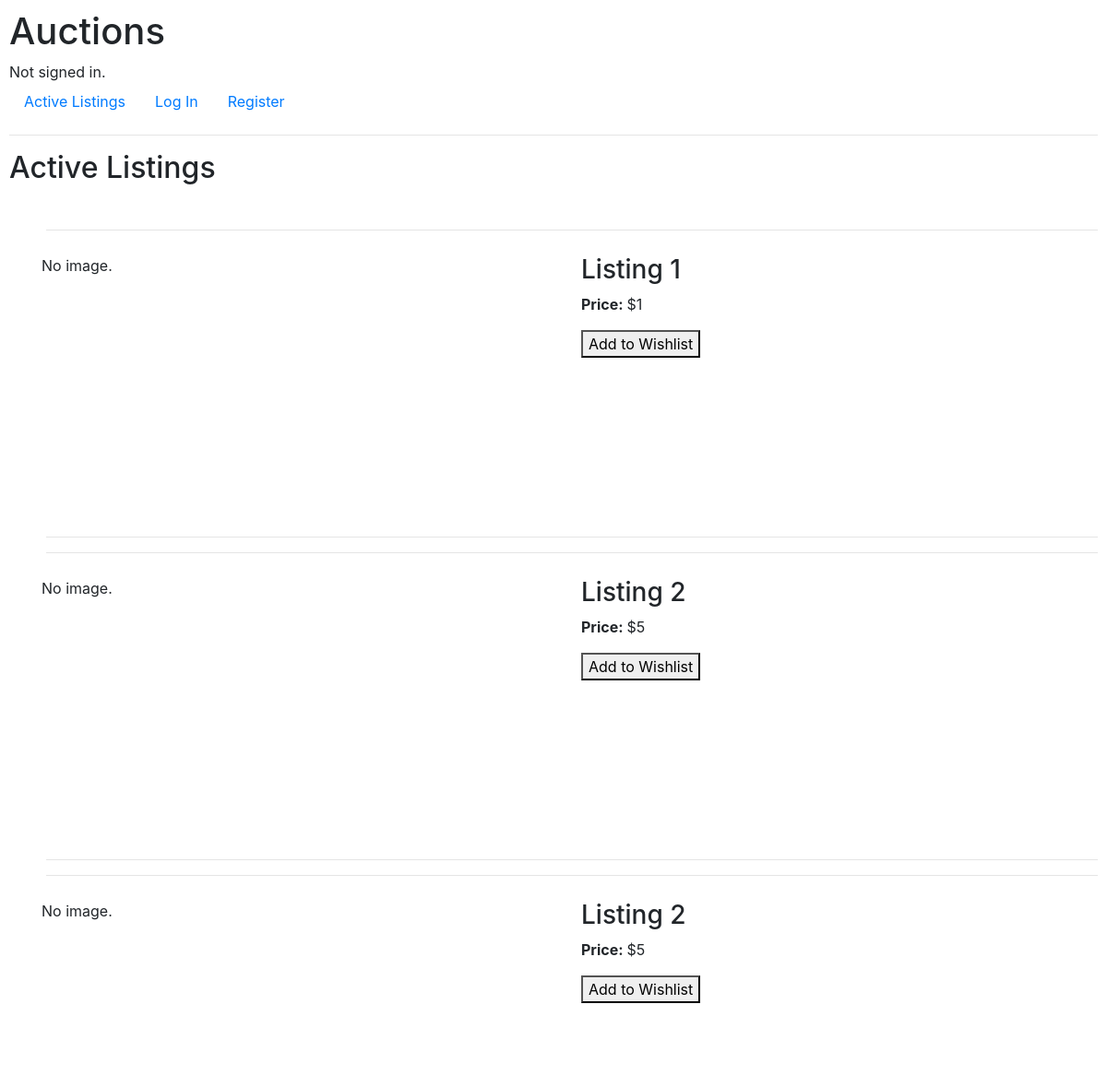
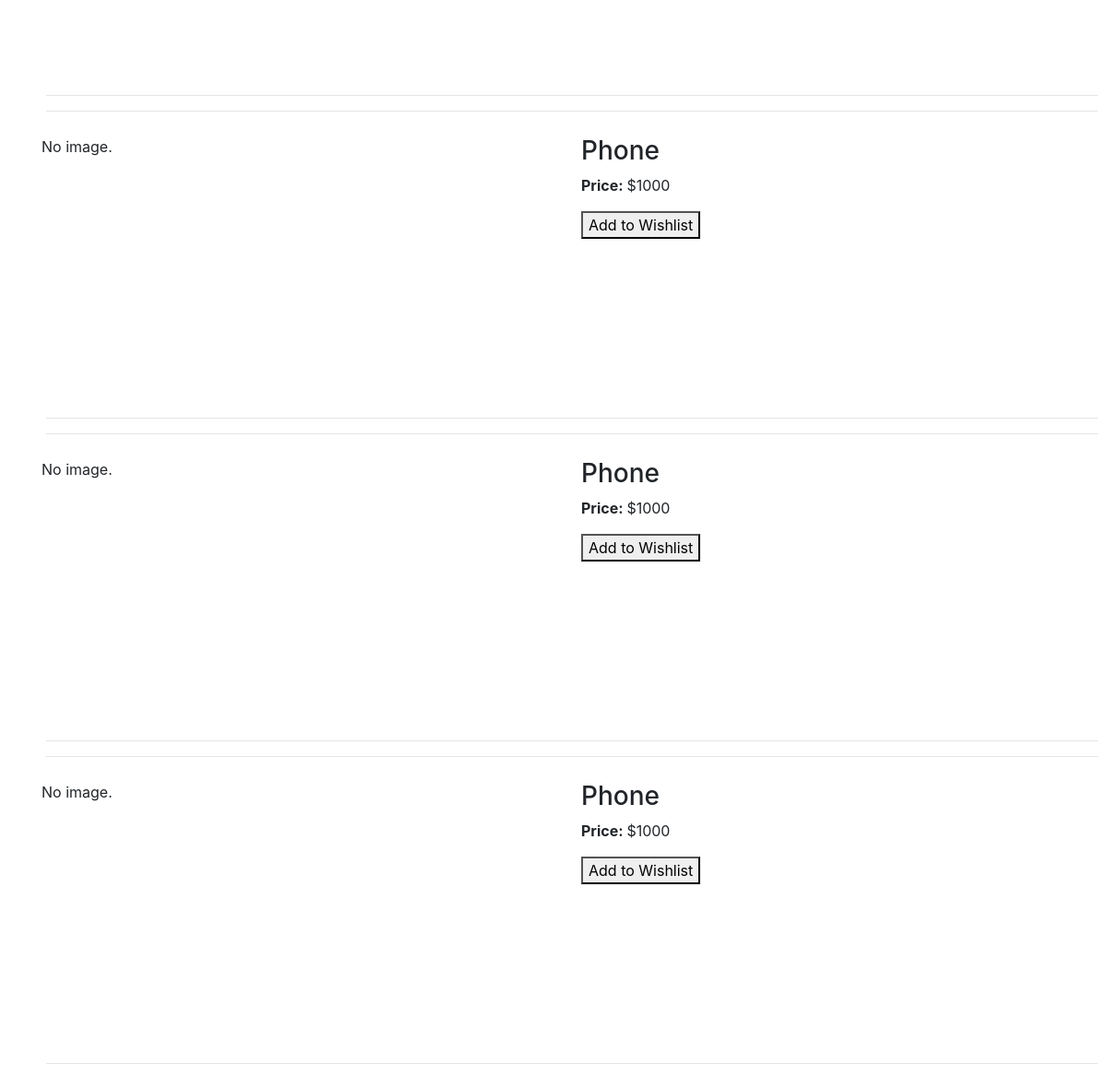
Before: / with the older database file (2 pictures, top to bottom).
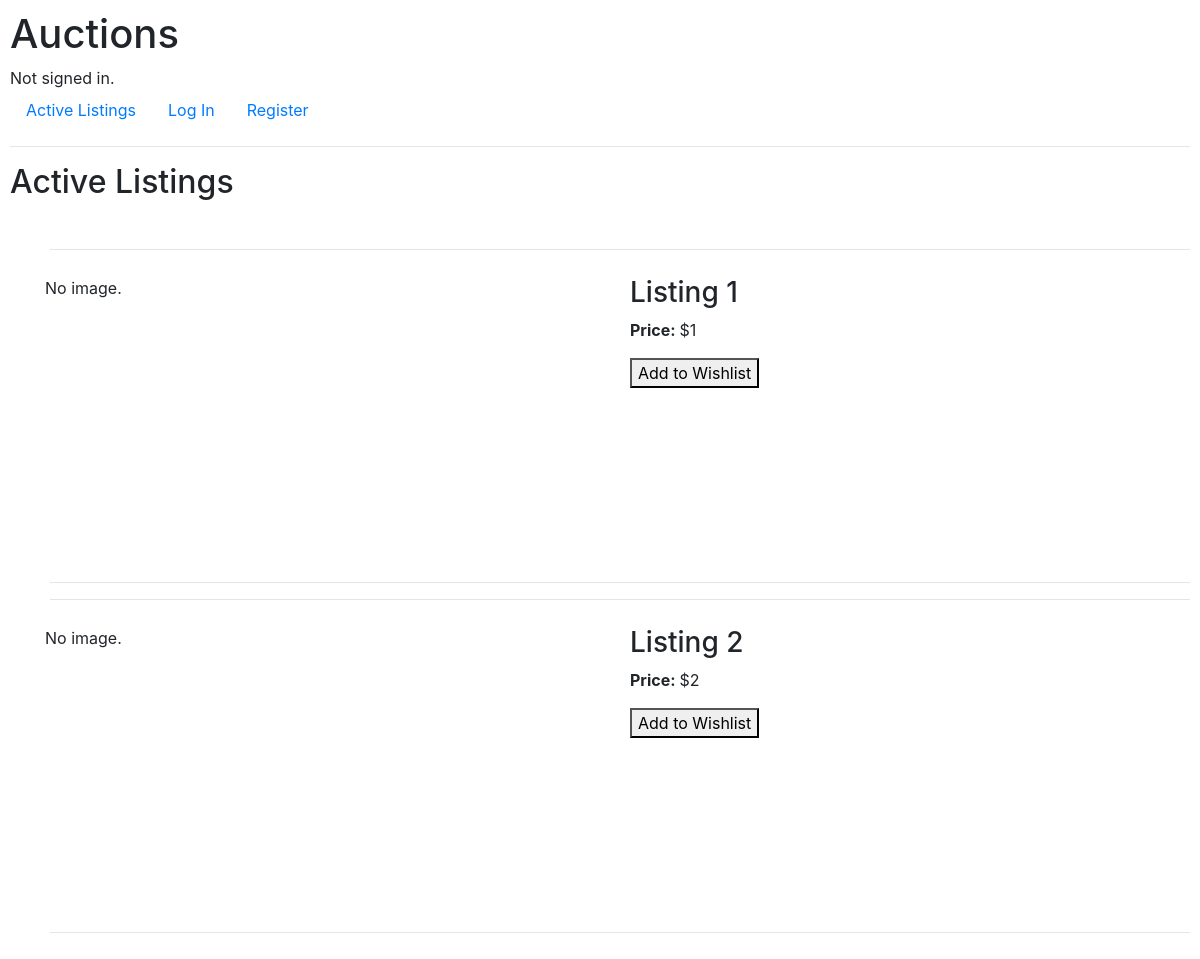
After: the same page with the newer database file.
### auctions/models.py (models this page shows)
class Listing(models.Model):
    title = models.CharField(max_length=64)
    description = models.CharField(max_length=2000)
    currentbid = models.IntegerField()
    image = models.CharField(max_length=64)
    category = models.CharField(max_length=64)

### auctions/views.py (the view, shortened to what this page needs)
# urls.py: path("", views.index, name="index"),
def index(request):
    Listings = Listing.objects.all()
    return render(request, "auctions/index.html", {
        "Listings": Listings
    })

### auctions/templates/auctions/index.html (shortened to what this page needs)
{% extends "auctions/layout.html" %}
{% block body %}
    <h2>Active Listings</h2>
    <br>
    <ul class="listings">
        {% for listing in Listings %}
            <li>
                <hr>
                <div class="row">
                    <div class="column">
                        {% if listing.image == "" %}
                            <p>No image.</p>
                        {% else %}
                            <img src="{{ listing.image }}">
                        {% endif %}
                    </div>
                    <div class="column">
                      <h3>{{ listing.title }}</h3>
                      <p><b>Price: </b>${{ listing.currentbid }}</p>
                      <form method="post">
                        <button type="submit" name="addToWishlist">Add to Wishlist</button>
                      </form>
                    </div>
                </div>
                <hr>
            </li>
        {% endfor %}
    </ul>
{% endblock %}

### auctions/templates/auctions/layout.html (shortened to what this page needs)
{% load static %}
<!DOCTYPE html>
<html lang="en">
    <head>
        <link rel="stylesheet" href="https://stackpath.bootstrapcdn.com/bootstrap/4.4.1/css/bootstrap.min.css">
        <link rel="stylesheet" href="{% static 'auctions/styles.css' %}">
    </head>
    <body>
        <h1>Auctions</h1>
        <div>
            {% if user.is_authenticated %}
                Signed in as <strong>{{ user.username }}</strong>.
            {% else %}
                Not signed in.
            {% endif %}
        </div>
        <ul class="nav">
            <li class="nav-item">
                <a class="nav-link" href="{% url 'index' %}">Active Listings</a>
            </li>
            {% if user.is_authenticated %}
                <li class="nav-item">
                    <a class="nav-link" href="{% url 'logout' %}">Log Out</a>
                </li>
                <li class="nav-item">
                    <a class="nav-link" href="{% url 'createlisting' %}">Create Listing</a>
                </li>
                <li class="nav-item">
                    <a class="nav-link" href="{% url 'watchlist' %}">Watchlist</a>
                </li>
            {% else %}
                <li class="nav-item">
                    <a class="nav-link" href="{% url 'login' %}">Log In</a>
                </li>
                <li class="nav-item">
                    <a class="nav-link" href="{% url 'register' %}">Register</a>
                </li>
            {% endif %}
        </ul>
        <hr>
        {% block body %}
        {% endblock %}
    </body>
</html>

### auctions/static/auctions/styles.css (style rules this page uses)
body { padding: 10px; }
* { box-sizing: border-box; }
.row { display: flex; }
.column { flex: 50%; padding: 10px; height: 300px; }
.listings { list-style-type:none }

Changed rows visible on the page:
removed Listing: image "No image.", title "Listing 2", currentbid "5"
removed Listing: image "No image.", title "Phone", currentbid "1000"
removed Listing: image "No image.", title "Phone", currentbid "1000"
removed Listing: image "No image.", title "Phone", currentbid "1000"
changed Listing "Listing 2": currentbid "5" → "2"
